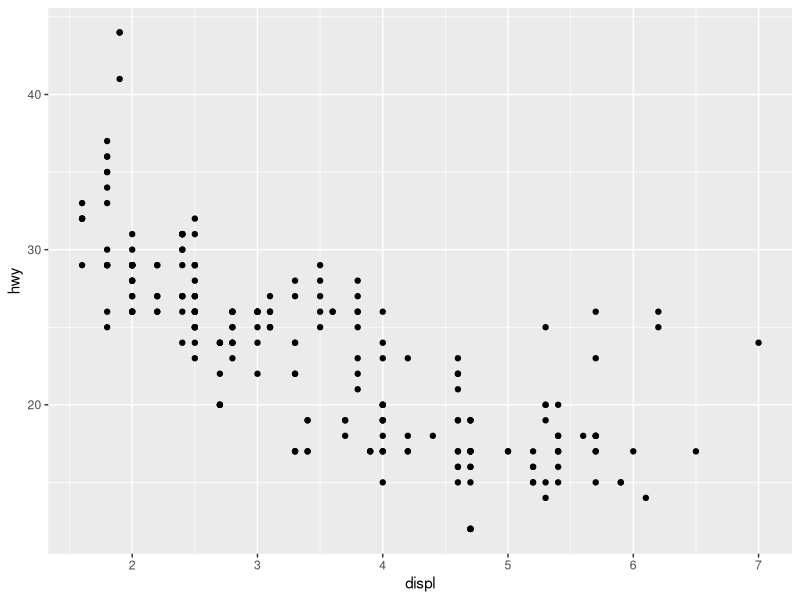
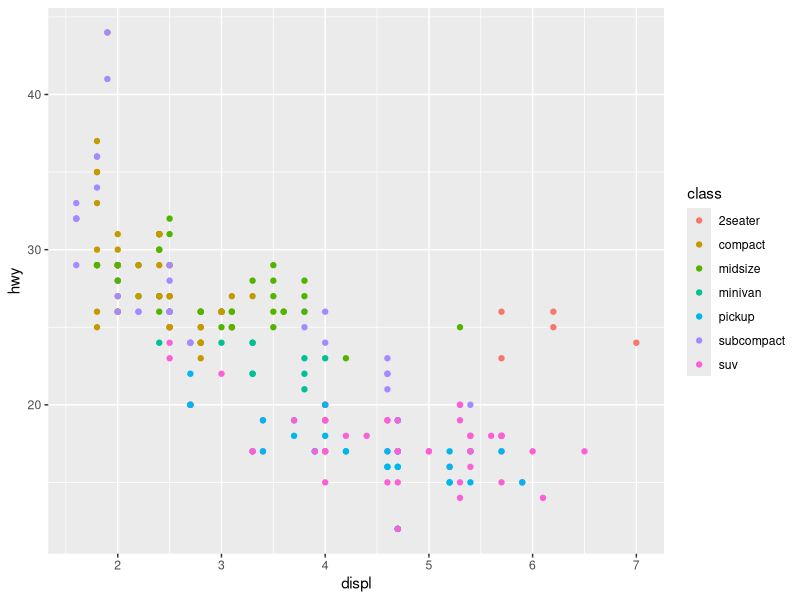
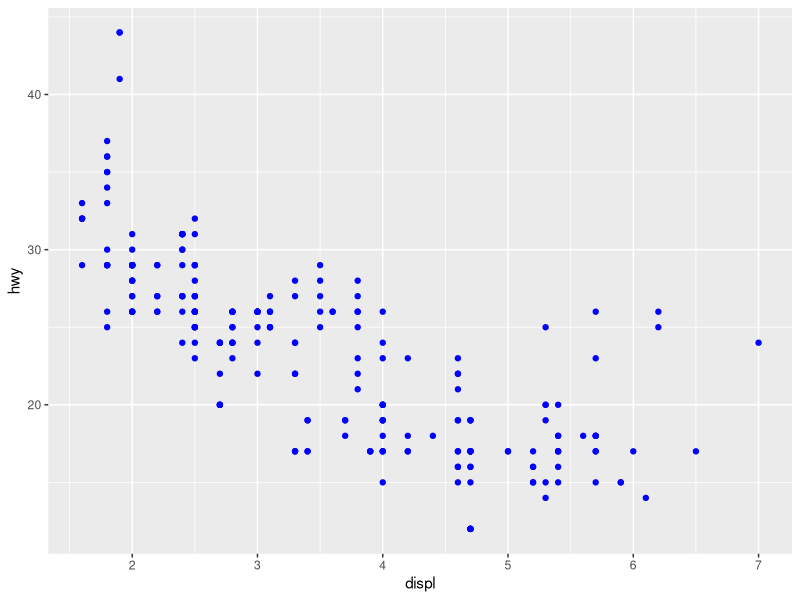
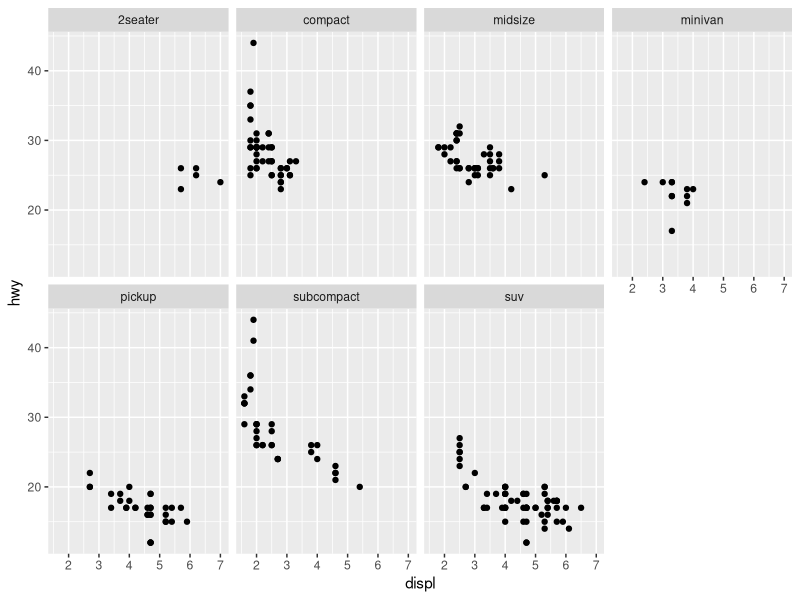
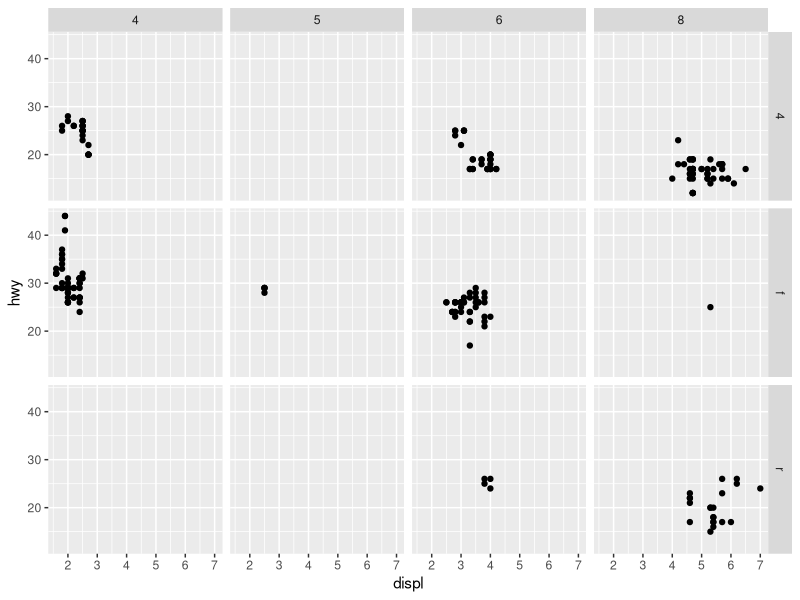
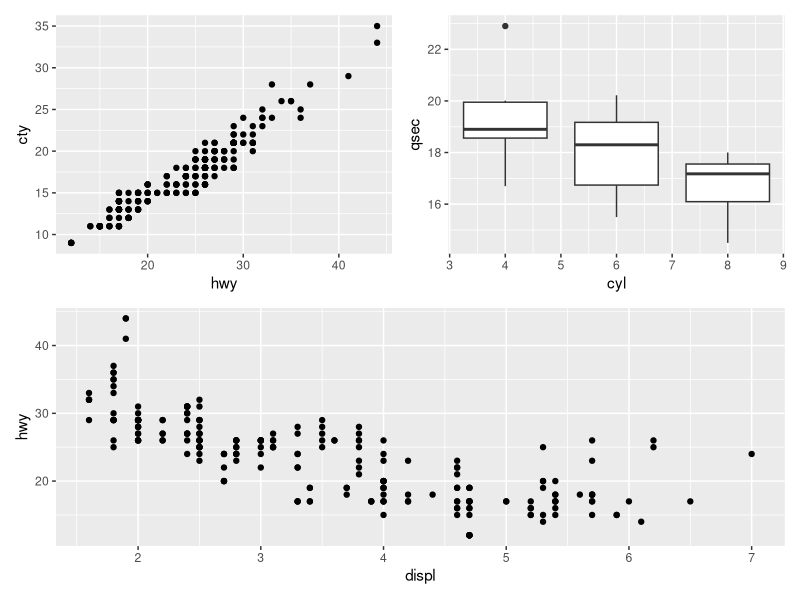
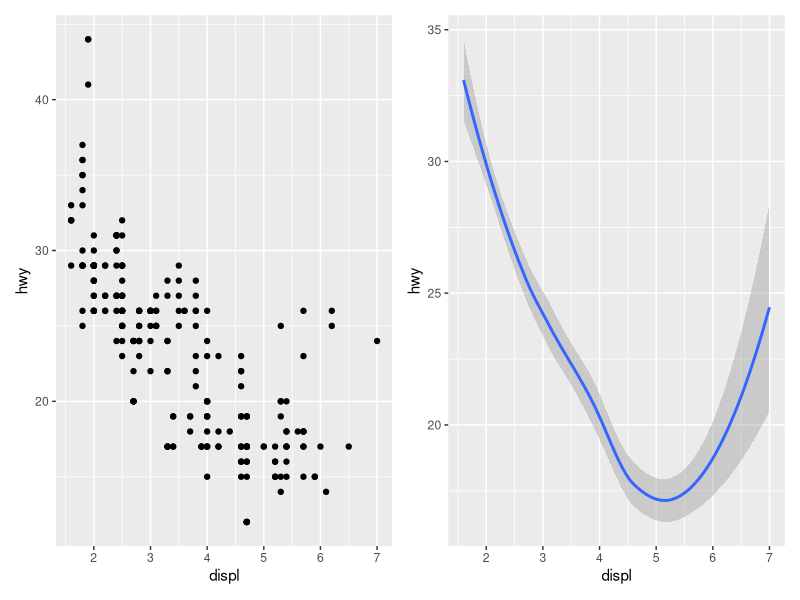
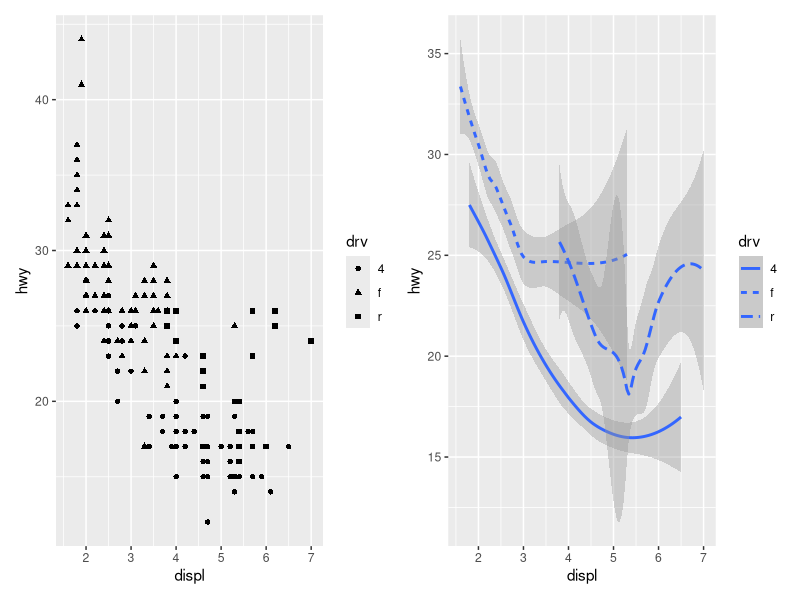

These charts were generated, in order, by the following R code:
## ---- chunk 1
library(ggplot2)
## ---- chunk 2
mpg
## ---- chunk 3
ggplot(data=mpg) +
    geom_point(mapping=aes(x=displ, y=hwy))
## ---- chunk 4
ggplot(data=mpg) +
    geom_point(mapping=aes(x=displ, y=hwy, color=class))
## ---- chunk 5
ggplot(data=mpg) +
    geom_point(mapping=aes(x=displ, y=hwy), color="blue")
## ---- chunk 6
ggplot(data=mpg) +
    geom_point(mapping=aes(x=displ, y=hwy)) +
    facet_wrap(~ class, nrow=2)
ggplot(data=mpg) +
    geom_point(mapping=aes(x=displ, y=hwy)) +
    facet_grid(drv ~ cyl)
## ---- chunk 7
library(patchwork)

p1 = ggplot(data=mpg) +
    geom_point(mapping=aes(x=hwy, y=cty))
p2 = ggplot(data=mtcars) +
    geom_boxplot(mapping=aes(x=cyl, y=qsec, group=cyl))
p3 = ggplot(data=mpg) +
    geom_point(mapping=aes(x=displ, y=hwy))

(p1 | p2) / p3
## ---- chunk 8
#| message: false
#| fig-height: 3
p1 = ggplot(data=mpg) +
    geom_point(mapping=aes(x=displ, y=hwy))
p2 = ggplot(data=mpg) +
    geom_smooth(mapping=aes(x=displ, y=hwy))
p1 | p2
## ---- chunk 9
#| message: false
#| fig-height: 3
p1 = ggplot(data=mpg) +
    geom_point(mapping=aes(x=displ, y=hwy, shape=drv))
p2 = ggplot(data=mpg) +
    geom_smooth(mapping=aes(x=displ, y=hwy, linetype=drv))
p1 | p2
## ---- chunk 10
#| message: false
ggplot(data=mpg) +
    geom_point(mapping=aes(x=displ, y=hwy)) +
    geom_smooth(mapping=aes(x=displ, y=hwy))
## ---- chunk 11
#| message: false
ggplot(data=mpg, mapping=aes(x=displ, y=hwy)) +
    geom_point(mapping=aes(color=class)) +
    geom_smooth()
## ---- chunk 12
ggplot(data=mpg) +
    geom_bar(mapping=aes(x=class))
## ---- chunk 13
library(tibble)

mpg_count = tribble(
    ~class,   ~count,
    "2seater",     5,
    "compact",    47,
    "midsize",    41,
    "minivan",    11,
    "pickup",     33,
    "subcompact", 35,
    "suv",        62
)
## ---- chunk 14
ggplot(data=mpg_count) +
    geom_bar(mapping=aes(x=class, y=count), stat="identity")
## ---- chunk 15
ggplot(data=mpg) +
    geom_bar(mapping=aes(x=class, fill=drv))
## ---- chunk 16
ggplot(data=mpg) +
    geom_bar(mapping=aes(x=class, color=drv), position="identity", fill=NA)
ggplot(data=mpg) +
    geom_bar(mapping=aes(x=class, fill=drv), position="dodge")
ggplot(data=mpg) +
    geom_bar(mapping=aes(x=class, fill=drv), position="fill")
## ---- chunk 17
ggplot(data=mpg, mapping=aes(x=class, y=hwy)) +
    geom_boxplot() +
    coord_flip()
